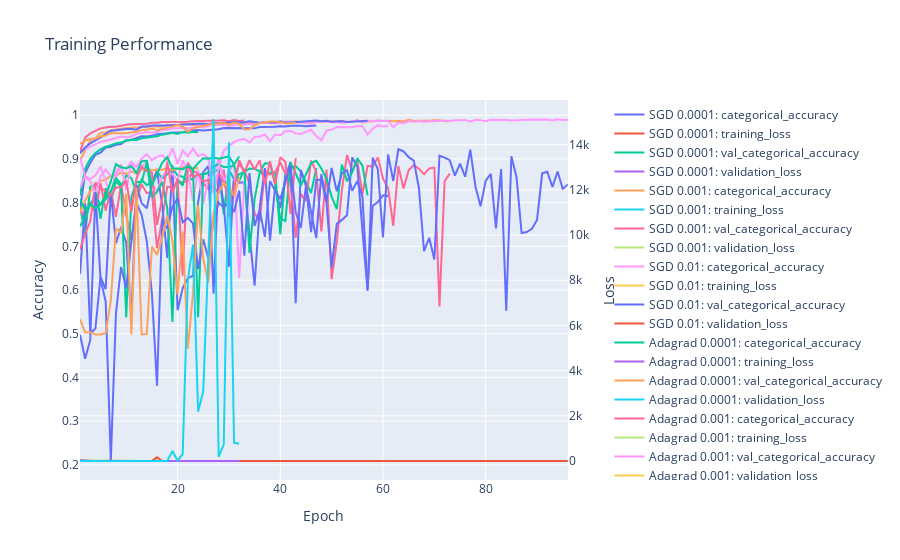
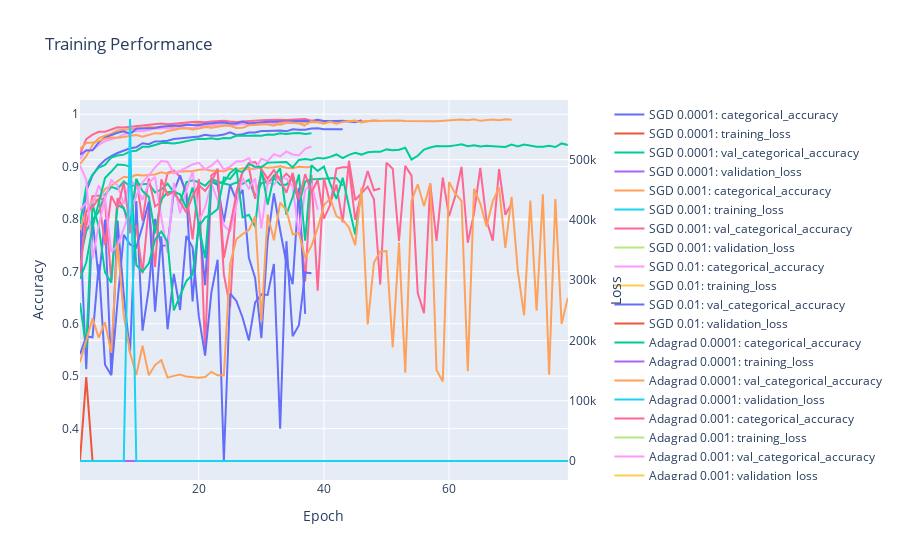
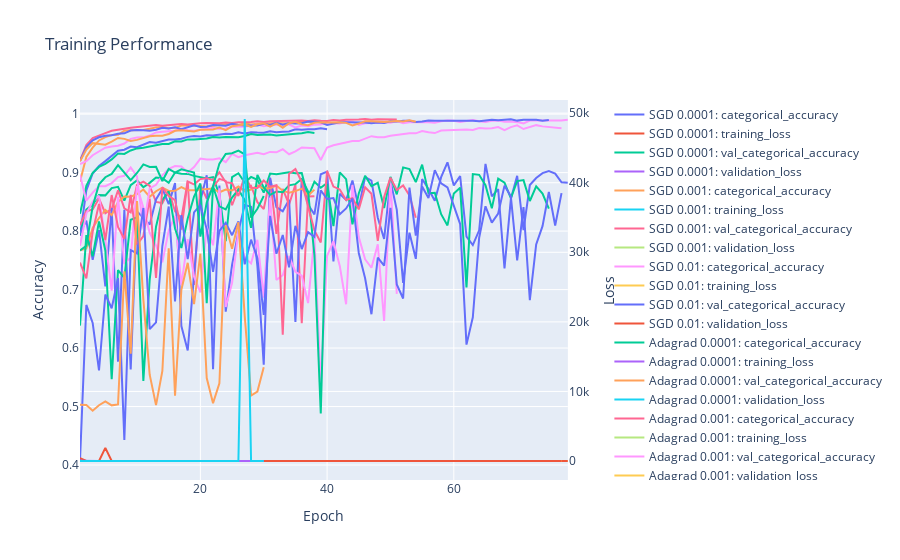

The notebook cell these images were saved under, in order:
### Markdown cell above
4. Augmented data

### Code cell
for ag_set in ['AUG80', 'AUG60', 'AUG40', 'AUG20']:
    files = {
        'SGD 0.0001': f"models/{ag_set}_SGD_0.0001_pointnet_history.json", 
        'SGD 0.001': f"models/{ag_set}_SGD_0.001_pointnet_history.json", 
        'SGD 0.01': f"models/{ag_set}_SGD_0.01_pointnet_history.json",
        'Adagrad 0.0001': f"models/{ag_set}_Adagrad_0.0001_pointnet_history.json", 
        'Adagrad 0.001': f"models/{ag_set}_Adagrad_0.001_pointnet_history.json", 
        'Adagrad 0.01': f"models/{ag_set}_Adagrad_0.01_pointnet_history.json",
        'Adam 0.0001': f"models/{ag_set}_Adam_0.0001_pointnet_history.json", 
        'Adam 0.001': f"models/{ag_set}_Adam_0.001_pointnet_history.json", 
        'Adam 0.01': f"models/{ag_set}_Adam_0.01_pointnet_history.json",
        }

    histories = {}
    for key in files.keys():
        with open(files[key], 'r') as f:
            histories[key] = json.load(f)

    plot_training_performance(histories, 'categorical_accuracy', 'val_categorical_accuracy')

    histories['Model'] = ag_set
    classification_tune.add_data(histories)
